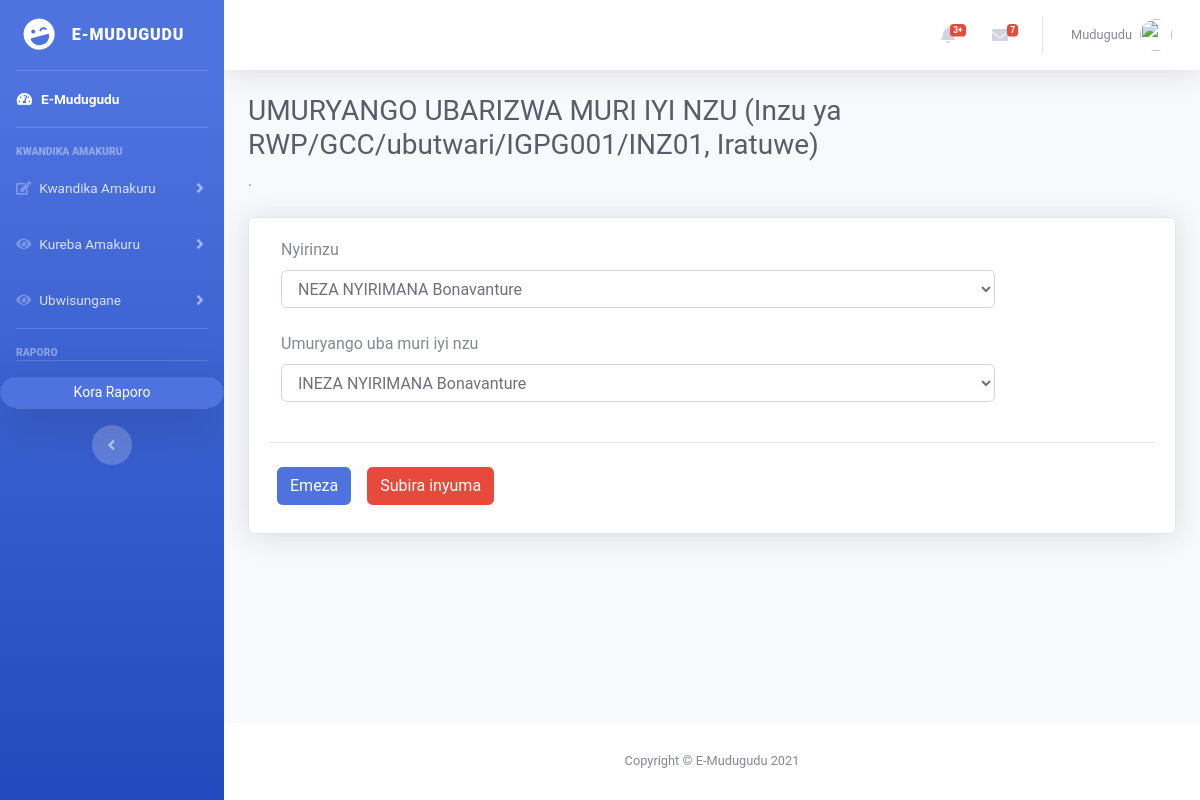
Page /abatuye_inzu.php?inzu_id=8 (signed in) on the committed database.
### tables this page shows
CREATE TABLE `inzu` (
  `inzu_id` int(255) NOT NULL,
  `igipangu_id` int(255) NOT NULL,
  `status_turwa_kodeshwa` varchar(255) NOT NULL,
  `owner_name` varchar(255) NOT NULL,
  `inzu_details` varchar(255) NOT NULL,
  `reg_datetime` datetime DEFAULT NULL
);

### abatuye_inzu.php (the view, shortened to what this page needs)
<!DOCTYPE html>
<?php
  if(!isset($_SESSION['user_email']) || !isset($_GET['inzu_id']))
  {
    header('Location:index.php');
  }
else{
  require 'connection/connection.php';
    $houseID = $_GET['inzu_id'];
    $get_pangu = "select * from inzu where inzu_id='$houseID'";
    $run_pangu = mysqli_query($connection,$get_pangu);
    $rowPangu = mysqli_fetch_array($run_pangu);
    $igipanguID = $rowPangu['igipangu_id'];
    $inzuName = $rowPangu['owner_name'];
    $status = $rowPangu['status_turwa_kodeshwa'];
    $get_pangu = "select * from nyirinzu where inzu_id='$houseID'";
    $run_pangu = mysqli_query($connection,$get_pangu);
    if(mysqli_num_rows($run_pangu)>0){
      echo "<script>window.location.href='kwinjiza_inzu_runaka.php?igipangu_id=$igipanguID'";
    }
    else{
    $rowPangu = mysqli_fetch_array($run_pangu);
    $nyirinzuId = $rowPangu['umuturage_id'];
    }
  }
?>
<html lang="en">
<head>
  <link href="vendor/fontawesome-free/css/all.min.css" rel="stylesheet" type="text/css">
  <link href="css/sb-admin-2.min.css" rel="stylesheet">
  <link href="css/check.css" rel="stylesheet">
  <link rel="stylesheet" type="text/css" href="./css/style.css">
  <link href="vendor/datatables/dataTables.bootstrap4.min.css" rel="stylesheet">
</head>
<body id="page-top">
  <div id="wrapper">
    <?php include 'sidebar.php';?>
    <div id="content-wrapper" class="d-flex flex-column">
      <div id="content">
        <?php include 'topbar.php';?>
        <div class="container-fluid">
          <h1 class="h3 mb-2 text-gray-800">UMURYANGO UBARIZWA MURI IYI NZU (<?php echo "Inzu ya $inzuName, $status";?>)</h1>
          <p class="mb-4"> .</p>
          <div class="card shadow mb-4">
            <div class="card-body">
                  <form action="" method="post">
              <div id="ukodeshaDIV">
                <div class="col-lg-10 col-md-10">
                 <label for="selectOwner">Nyirinzu</label>
                 <select name='selectOwner' class='form-control'>";
                   <?php
                 $connect = new mysqli("localhost","root","","umudugudu",3306);
                 $queryUtuyeFn = $connect -> query("SELECT `first_name` FROM `umuturage` WHERE TIMESTAMPDIFF(YEAR, dob, now()) >= 18 ORDER BY `umuturage_id`");
                 $queryUtuyeLn = $connect -> query("SELECT `last_name` FROM `umuturage` WHERE TIMESTAMPDIFF(YEAR, dob, now()) >= 18 ORDER BY `umuturage_id`");
                 $queryUtuyeId = $connect -> query("SELECT `umuturage_id` FROM `umuturage` WHERE TIMESTAMPDIFF(YEAR, dob, now()) >= 18 ORDER BY `umuturage_id`");
                 $arrayUtuyeFn = Array();
                 $arrayUtuyeLn = Array();
                 $arrayUtuyeId = Array();
                 while($result = $queryUtuyeFn -> fetch_assoc()){
                     $arrayUtuyeFn[] = $result['first_name'];
                 }
                 while($result = $queryUtuyeLn -> fetch_assoc()){
                     $arrayUtuyeLn[] = $result['last_name'];
                 }
                 while($result = $queryUtuyeId -> fetch_assoc()){
                     $arrayUtuyeId[] = $result['umuturage_id'];
                 }
                 $size = sizeof($arrayUtuyeId);
                 $sizeTemp = $size - 1;
                 for ($sizeTemp; $sizeTemp >=0; $sizeTemp--){
                     echo "<option value='$arrayUtuyeId[$sizeTemp]'";
                     if($nyirinzuId==$arrayUtuyeId[$sizeTemp]){echo " selected";}
                     echo">$arrayUtuyeLn[$sizeTemp] $arrayUtuyeFn[$sizeTemp]</option>";
                 }
                 ?>
               </select></div>
               <br>
                 <div class="col-lg-10 col-md-10">
                  <label for="selectUbamo">Umuryango uba muri iyi nzu</label>
                  <select name='selectUbamo' class='form-control'>";
                    <?php
                  $connect = new mysqli("localhost","root","","umudugudu",3306);
                  if($status == "Iratuwe"){
                    $queryUkodeshaLn = $connect -> query("SELECT `umuryango_chef` FROM `umuryango` WHERE `status_tura_kodesha` ='Uratuye' ORDER BY `umuryango_id` ASC");
                    $queryUkodeshaId = $connect -> query("SELECT `umuryango_id` FROM `umuryango` WHERE `status_tura_kodesha` ='Uratuye' ORDER BY `umuryango_id` ASC");
                  }
                  $arrayUkodeshaLn = Array();
                  $arrayUkodeshaId = Array();
                  while($result = $queryUkodeshaLn -> fetch_assoc()){
                      $arrayUkodeshaLn[] = $result['umuryango_chef'];
                  }
                  while($result = $queryUkodeshaId -> fetch_assoc()){
                      $arrayUkodeshaId[] = $result['umuryango_id'];
                  }
                  $size = sizeof($arrayUkodeshaId);
                  $sizeTemp = $size - 1;
                  if(mysqli_num_rows($queryUkodeshaId)==0)
                  {
                    echo "<option value='nope'>Nta barengeje imyaka 18 bari muri sisiteme, murabanza mubongeremo</option>";
                  }
                  else{
                  for ($sizeTemp; $sizeTemp >=0; $sizeTemp--){
                    $ukodeshaId = $arrayUkodeshaId[$sizeTemp];
                    $sql = "SELECT * FROM nyirinzu WHERE umuryango_id = $ukodeshaId";
                    if(mysqli_num_rows($sql)==0){
                      echo "<option value='$arrayUkodeshaId[$sizeTemp]'>$arrayUkodeshaLn[$sizeTemp]</option>";
                    }
                  }
                }
                  ?>
                </select></div>
              </div>
                <br>
                <hr>
                  <button type="submit" class="btn btn-primary m-2" name="injiza">Emeza</button><button onclick="<?php echo"window.location.href='kwinjiza_inzu_runaka.php?igipangu_id=$igipanguID'";?>" type="button" class="btn btn-danger m-2" name="inyuma">Subira inyuma</button>
                </form>
                </div>
                </div>
                </div>
                </div>
      <footer class="sticky-footer bg-white">
        <div class="container my-auto">
          <div class="copyright text-center my-auto">
            <span>Copyright &copy; E-Mudugudu 2021</span>
          </div>
        </div>
      </footer>
</body>
</html>

### css/style.css (style rules this page uses)
* { font-family: 'Roboto', sans-serif; }

### rows in the picture
inzu: owner_name "RWP/GCC/ubutwari/IGPG001/INZ01", status_turwa_kodeshwa "Iratuwe"

### other values in the picture
form field selectOwner "NEZA NYIRIMANA Bonavanture"
form field selectUbamo "INEZA NYIRIMANA Bonavanture"
